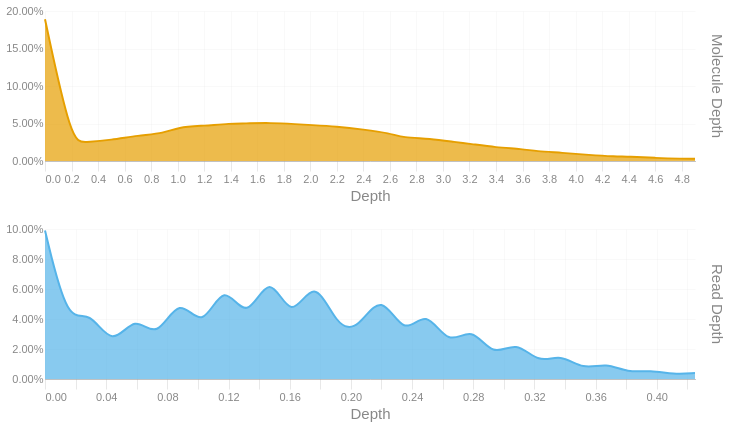

Notebook code for this chart:
### Code cell
readdep = depth_hist(tb['Read Depth'], q99, 3)
readdep = readdep.with_columns(pl.lit('Read Depth').alias('Metric'))
if not SKIPLR:
    moldep = depth_hist(tb['Molecule Depth'], mol_q99, 1)
    moldep = moldep.with_columns(pl.lit('Molecule Depth').alias('Metric'))
    _hist = pl.concat([readdep, moldep])
    _hist = _hist.filter(pl.col('Proportion') != 0)
    with SafeRender(_hist):
        (
            alt.Chart(_hist)        
            .mark_area(interpolate = "basis")
            .encode(
                x=alt.X('Bin:Q').scale(domainMin=0).axis(alt.Axis(title='Depth')),
                y = alt.Y('Proportion:Q', title = None).axis(format = '.2%'),
                color = alt.Color('Metric:N').legend(None),
                row = alt.Row("Metric:N").header(title = None, labelOrient = 'right'),
                tooltip = [
                    alt.Tooltip("Metric:N", title = "Metric"),
                    alt.Tooltip('Interval:N', title = "Depth Interval"),
                    alt.Tooltip('Proportion:Q', title = "% Alignments").format('.2%')
                ]
            )
            .resolve_scale(x='independent', y='independent')
            .properties(
                height = 150, width = 650,
                usermeta={'embedOptions': {'downloadFileName': f'{samplename}.depth.hist'}}
            )
        ).display()
else:
    readdep = readdep.filter(pl.col('Proportion') != 0)
    with SafeRender(readdep):
        (
            alt.Chart(readdep)        
            .mark_area(interpolate = "basis")
            .encode(
                x=alt.X('Bin:Q').scale(domainMin=0).axis(alt.Axis(title='Depth')),
                y = alt.Y('Proportion:Q', title = None).axis(format = '.2%'),
                tooltip = [
                    alt.Tooltip('Interval:N', title = "Depth Interval"),
                    alt.Tooltip('Proportion:Q', title = "% Alignments").format('.2%')
                ]
            )
            .properties(
                usermeta={'embedOptions': {'downloadFileName': f'{samplename}.depth.hist'}}
            )
        ).display()

### Figure 1 — Vega-Lite specification as saved in the notebook (floating-point values rounded to 4 significant figures)
{"width": 650, "height": 150, "config": {"title": {"anchor": "start", "dy": -15, "fontSize": 18, "color": "#888888", "subtitleColor": "#888888", "subtitleFontSize": 14}, "arc": {"fill": "#0072B2"}, "axis": {"domainColor": "#888888", "domainWidth": 0.5, "gridWidth": 0.2, "grid": false, "titleFontWeight": 400, "titleFontSize": 15, "labelFontSize": 11, "labelColor": "#888888", "tickColor": "#888888", "tickWidth": 0.2, "titleColor": "#888888"}, "axisBand": {"grid": false}, "axisX": {"grid": true, "tickSize": 10, "domainCap": "round"}, "axisY": {"domain": false, "grid": true, "tickSize": 0, "domainCap": "round"}, "background": "transparent", "header": {"labelFontSize": 15, "labelColor": "#888888", "titleFontSize": 15, "titleFontWeight": 600, "titleColor": "#888888"}, "legend": {"labelFont": "sans-serif", "labelFontSize": 12, "labelColor": "#888888", "symbolSize": 100, "symbolType": "circle", "titleFontSize": 12, "titlePadding": 10, "titleColor": "#888888", "title": null}, "range": {"category": ["#E69F00", "#56B4E9", "#009E73", "#F0E442", "#0072B2", "#D55E00", "#CC79A7", "#000000"], "diverging": ["#cfe8f3", "#a2d4ec", "#73bfe2", "#46abdb", "#1696d2", "#12719e"]}, "area": {"fill": "#0072B2", "fillOpacity": 0.7, "line": true, "strokeOpacity": 0.7}, "line": {"color": "#0072B2", "stroke": "#0072B2", "strokeWidth": 2}, "trail": {"color": "#0072B2", "stroke": "#0072B2", "strokeWidth": 0, "size": 1}, "point": {"filled": true, "fillOpacity": 1.0, "size": 95}, "text": {"color": "#888888", "fontSize": 11, "align": "right", "fontWeight": 400, "size": 11}, "bar": {"fill": "#0072B2", "stroke": null}, "view": {"stroke": null, "continuousWidth": 660, "continuousHeight": 400}}, "data": {"name": "data-000040b5b35a6b058a790f40310171cc"}, "mark": {"type": "area", "interpolate": "basis"}, "encoding": {"color": {"field": "Metric", "legend": null, "type": "nominal"}, "row": {"field": "Metric", "header": {"title": null, "labelOrient": "right"}, "type": "nominal"}, "tooltip": [{"field": "Metric", "title": "Metric", "type": "nominal"}, {"field": "Interval", "title": "Depth Interval", "type": "nominal"}, {"field": "Proportion", "format": ".2%", "title": "% Alignments", "type": "quantitative"}], "x": {"axis": {"title": "Depth"}, "field": "Bin", "scale": {"domainMin": 0}, "type": "quantitative"}, "y": {"axis": {"format": ".2%"}, "field": "Proportion", "title": null, "type": "quantitative"}}, "resolve": {"scale": {"x": "independent", "y": "independent"}}, "usermeta": {"embedOptions": {"downloadFileName": "TF26LRJL0068_50B_L_10484332_23Y22YLT4_L7.depth.hist"}}, "$schema": "https://vega.github.io/schema/vega-lite/v6.4.1.json", "datasets": {"data-000040b5b35a6b058a790f40310171cc": [{"Bin": 0.0, "Interval": "0.0-0.015", "Proportion": 0.099, "Metric": "Read Depth"}, {"Bin": 0.015, "Interval": "0.015-0.029", "Proportion": 0.036, "Metric": "Read Depth"}, {"Bin": 0.029, "Interval": "0.029-0.044", "Proportion": 0.047, "Metric": "Read Depth"}, {"Bin": 0.044, "Interval": "0.044-0.059", "Proportion": 0.02, "Metric": "Read Depth"}, {"Bin": 0.059, "Interval": "0.059-0.073", "Proportion": 0.044, "Metric": "Read Depth"}, {"Bin": 0.073, "Interval": "0.073-0.088", "Proportion": 0.025, "Metric": "Read Depth"}, {"Bin": 0.088, "Interval": "0.088-0.103", "Proportion": 0.057, "Metric": "Read Depth"}, {"Bin": 0.103, "Interval": "0.103-0.117", "Proportion": 0.031, "Metric": "Read Depth"}, {"Bin": 0.117, "Interval": "0.117-0.132", "Proportion": 0.067, "Metric": "Read Depth"}, {"Bin": 0.132, "Interval": "0.132-0.147", "Proportion": 0.036, "Metric": "Read Depth"}, {"Bin": 0.147, "Interval": "0.147-0.161", "Proportion": 0.074, "Metric": "Read Depth"}, {"Bin": 0.161, "Interval": "0.161-0.176", "Proportion": 0.036, "Metric": "Read Depth"}, {"Bin": 0.176, "Interval": "0.176-0.191", "Proportion": 0.07, "Metric": "Read Depth"}, {"Bin": 0.191, "Interval": "0.191-0.205", "Proportion": 0.034, "Metric": "Read Depth"}, {"Bin": 0.205, "Interval": "0.205-0.22", "Proportion": 0.033, "Metric": "Read Depth"}, {"Bin": 0.22, "Interval": "0.22-0.235", "Proportion": 0.059, "Metric": "Read Depth"}, {"Bin": 0.235, "Interval": "0.235-0.249", "Proportion": 0.027, "Metric": "Read Depth"}, {"Bin": 0.249, "Interval": "0.249-0.264", "Proportion": 0.048, "Metric": "Read Depth"}, {"Bin": 0.264, "Interval": "0.264-0.279", "Proportion": 0.021, "Metric": "Read Depth"}, {"Bin": 0.279, "Interval": "0.279-0.293", "Proportion": 0.036, "Metric": "Read Depth"}, {"Bin": 0.293, "Interval": "0.293-0.308", "Proportion": 0.014, "Metric": "Read Depth"}, {"Bin": 0.308, "Interval": "0.308-0.323", "Proportion": 0.026, "Metric": "Read Depth"}, {"Bin": 0.323, "Interval": "0.323-0.337", "Proportion": 0.01, "Metric": "Read Depth"}, {"Bin": 0.337, "Interval": "0.337-0.352", "Proportion": 0.017, "Metric": "Read Depth"}, {"Bin": 0.352, "Interval": "0.352-0.367", "Proportion": 0.006, "Metric": "Read Depth"}, {"Bin": 0.367, "Interval": "0.367-0.381", "Proportion": 0.011, "Metric": "Read Depth"}, {"Bin": 0.381, "Interval": "0.381-0.396", "Proportion": 0.004, "Metric": "Read Depth"}, {"Bin": 0.396, "Interval": "0.396-0.411", "Proportion": 0.006, "Metric": "Read Depth"}, {"Bin": 0.411, "Interval": "0.411-0.425", "Proportion": 0.003, "Metric": "Read Depth"}, {"Bin": 0.425, "Interval": "0.425-0.44", "Proportion": 0.004, "Metric": "Read Depth"}, {"Bin": 0.0, "Interval": "0.0-0.2", "Proportion": 0.189, "Metric": "Molecule Depth"}, {"Bin": 0.2, "Interval": "0.2-0.3", "Proportion": 0.024, "Metric": "Molecule Depth"}, {"Bin": 0.3, "Interval": "0.3-0.5", "Proportion": 0.025, "Metric": "Molecule Depth"}, {"Bin": 0.5, "Interval": "0.5-0.7", "Proportion": 0.028, "Metric": "Molecule Depth"}, {"Bin": 0.7, "Interval": "0.7-0.9", "Proportion": 0.034, "Metric": "Molecule Depth"}, {"Bin": 0.9, "Interval": "0.9-1.0", "Proportion": 0.037, "Metric": "Molecule Depth"}, {"Bin": 1.0, "Interval": "1.0-1.2", "Proportion": 0.045, "Metric": "Molecule Depth"}, {"Bin": 1.2, "Interval": "1.2-1.4", "Proportion": 0.047, "Metric": "Molecule Depth"}, {"Bin": 1.4, "Interval": "1.4-1.5", "Proportion": 0.05, "Metric": "Molecule Depth"}, {"Bin": 1.5, "Interval": "1.5-1.7", "Proportion": 0.05, "Metric": "Molecule Depth"}, {"Bin": 1.7, "Interval": "1.7-1.9", "Proportion": 0.051, "Metric": "Molecule Depth"}, {"Bin": 1.9, "Interval": "1.9-2.0", "Proportion": 0.049, "Metric": "Molecule Depth"}, {"Bin": 2.0, "Interval": "2.0-2.2", "Proportion": 0.048, "Metric": "Molecule Depth"}, {"Bin": 2.2, "Interval": "2.2-2.4", "Proportion": 0.046, "Metric": "Molecule Depth"}, {"Bin": 2.4, "Interval": "2.4-2.6", "Proportion": 0.042, "Metric": "Molecule Depth"}, {"Bin": 2.6, "Interval": "2.6-2.7", "Proportion": 0.037, "Metric": "Molecule Depth"}, {"Bin": 2.7, "Interval": "2.7-2.9", "Proportion": 0.031, "Metric": "Molecule Depth"}, {"Bin": 2.9, "Interval": "2.9-3.1", "Proportion": 0.03, "Metric": "Molecule Depth"}, {"Bin": 3.1, "Interval": "3.1-3.2", "Proportion": 0.025, "Metric": "Molecule Depth"}, {"Bin": 3.2, "Interval": "3.2-3.4", "Proportion": 0.023, "Metric": "Molecule Depth"}, {"Bin": 3.4, "Interval": "3.4-3.6", "Proportion": 0.018, "Metric": "Molecule Depth"}, {"Bin": 3.6, "Interval": "3.6-3.7", "Proportion": 0.016, "Metric": "Molecule Depth"}, {"Bin": 3.7, "Interval": "3.7-3.9", "Proportion": 0.013, "Metric": "Molecule Depth"}, {"Bin": 3.9, "Interval": "3.9-4.1", "Proportion": 0.011, "Metric": "Molecule Depth"}, {"Bin": 4.1, "Interval": "4.1-4.3", "Proportion": 0.008, "Metric": "Molecule Depth"}, {"Bin": 4.3, "Interval": "4.3-4.4", "Proportion": 0.006, "Metric": "Molecule Depth"}, {"Bin": 4.4, "Interval": "4.4-4.6", "Proportion": 0.006, "Metric": "Molecule Depth"}, {"Bin": 4.6, "Interval": "4.6-4.8", "Proportion": 0.004, "Metric": "Molecule Depth"}, {"Bin": 4.8, "Interval": "4.8-4.9", "Proportion": 0.003, "Metric": "Molecule Depth"}, {"Bin": 4.9, "Interval": "4.9-5.11", "Proportion": 0.003, "Metric": "Molecule Depth"}]}}
